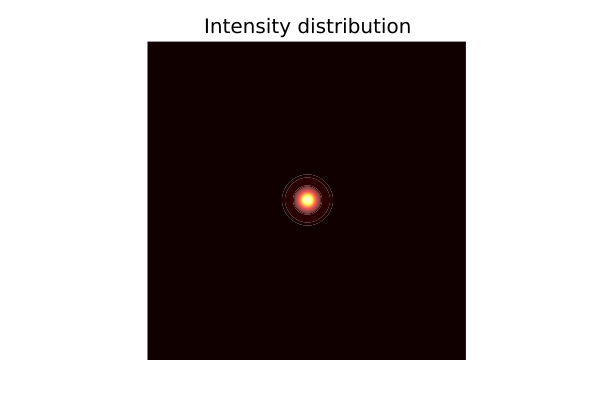

The script that drew this image:
#!/usr/bin/env python
from matplotlib.backends.backend_tkagg import FigureCanvasTkAgg
import matplotlib.pyplot as plt
import sys

if sys.version_info[0] < 3:
    from Tkinter import *
    import Tkinter as Tk
else:
    from tkinter import *
    import tkinter as Tk
from LightPipes import *

root = Tk.Tk()
root.wm_title("Computer practicum: Fresnel plane wavefront")
root.wm_protocol("WM_DELETE_WINDOW", root.quit)

wavelength=530*nm;
size=5*mm;
N=200; N2=int(N/2)

z=20*cm
R=0.5*mm

fig=plt.figure(figsize=(6,4))
ax1 = fig.add_subplot(111)

canvas = FigureCanvasTkAgg(fig, master=root)
canvas._tkcanvas.pack(side=Tk.LEFT, fill=Tk.BOTH, expand=1)
v=StringVar()

def TheExample():
    global F,z,R,wavelength,I
    #print (root.winfo_pointerxy())

    F=Begin(size,wavelength,N)
    z=float(scale_z.get())*cm
    R=float(scale_R.get())/2*mm
    F=CircAperture(R,0,0,F)
    FN=R*R/z/wavelength
    if (FN >= 15.0):
        F=Forvard(z,F)
    else:
        F=Fresnel(z,F)
    I=Intensity(0,F)
    ax1.clear()
    ax1.contourf(I,50,cmap='hot'); ax1.axis('off'); ax1.axis('equal')

    ax1.set_title('Intensity distribution') 
    canvas.show()

def motion(event):
    x=event.xdata;y=event.ydata
    if (x and y is not None and x>0 and x<N and y>0 and y<N):
        v.set('x=%f, y=%f\n I=%f' %((-size/2+x*size/N)/mm,(-size/2+y*size/N)/mm,I[int(x)][int(y)]))
        root.configure(cursor='crosshair')
    else:
        v.set('')
        root.configure(cursor='arrow')



def _quit():
    root.quit()
    root.destroy()

frame1=Frame(root)
frame1.pack(side=Tk.BOTTOM)
frame2=Frame(frame1)
frame2.pack(side=Tk.BOTTOM)
frame3=Frame(frame2)
frame3.pack(side=Tk.BOTTOM)

scale_R = Tk.Scale(frame1,
                    orient='horizontal',
                    label = 'diameter aperture [mm]',
                    length = 200, from_=0.5, to=size/2/mm,
                    resolution = 0.001)
scale_R.pack(side = Tk.LEFT)
scale_R.set(R/mm)

scale_z = Tk.Scale( frame2,
                    orient='horizontal',
                    label = 'z [cm]',
                    length = 200,
                    from_=0.01, to=200.0,
                    resolution = 0.01)
scale_z.pack(side = Tk.LEFT)
scale_z.set(z/cm)

button_quit = Tk.Button(frame3,
                        width = 24,
                        text='Quit',
                        command=_quit)
                        
button_quit.pack(side=Tk.LEFT, pady=10)

Label(root, textvariable=v).pack(side=Tk.LEFT)

cid = fig.canvas.mpl_connect('motion_notify_event', motion)

def task():
    TheExample()
    root.after(1, task)

root.after(1, task)
root.mainloop()
